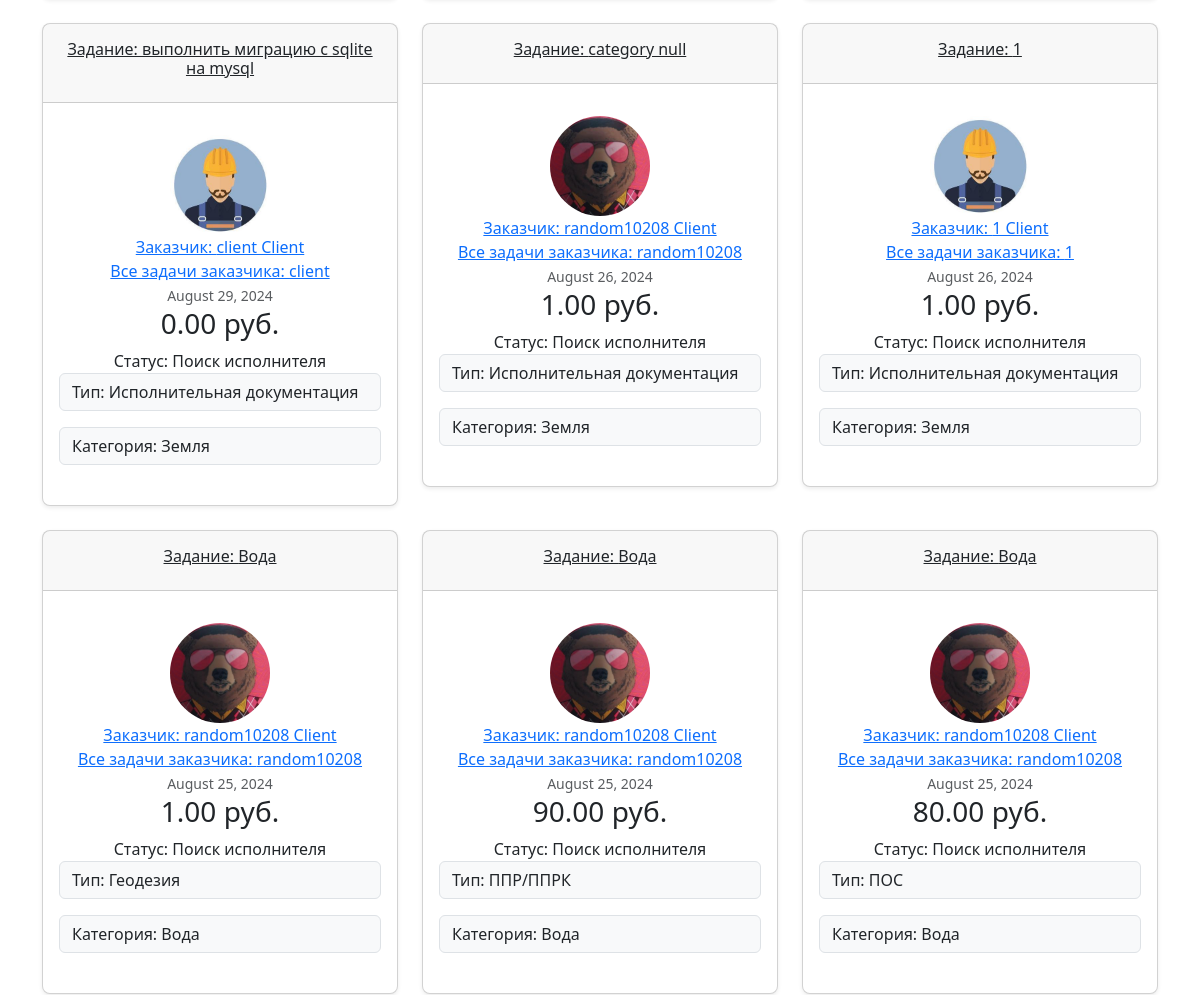
The app's page /task (middle part), older data.
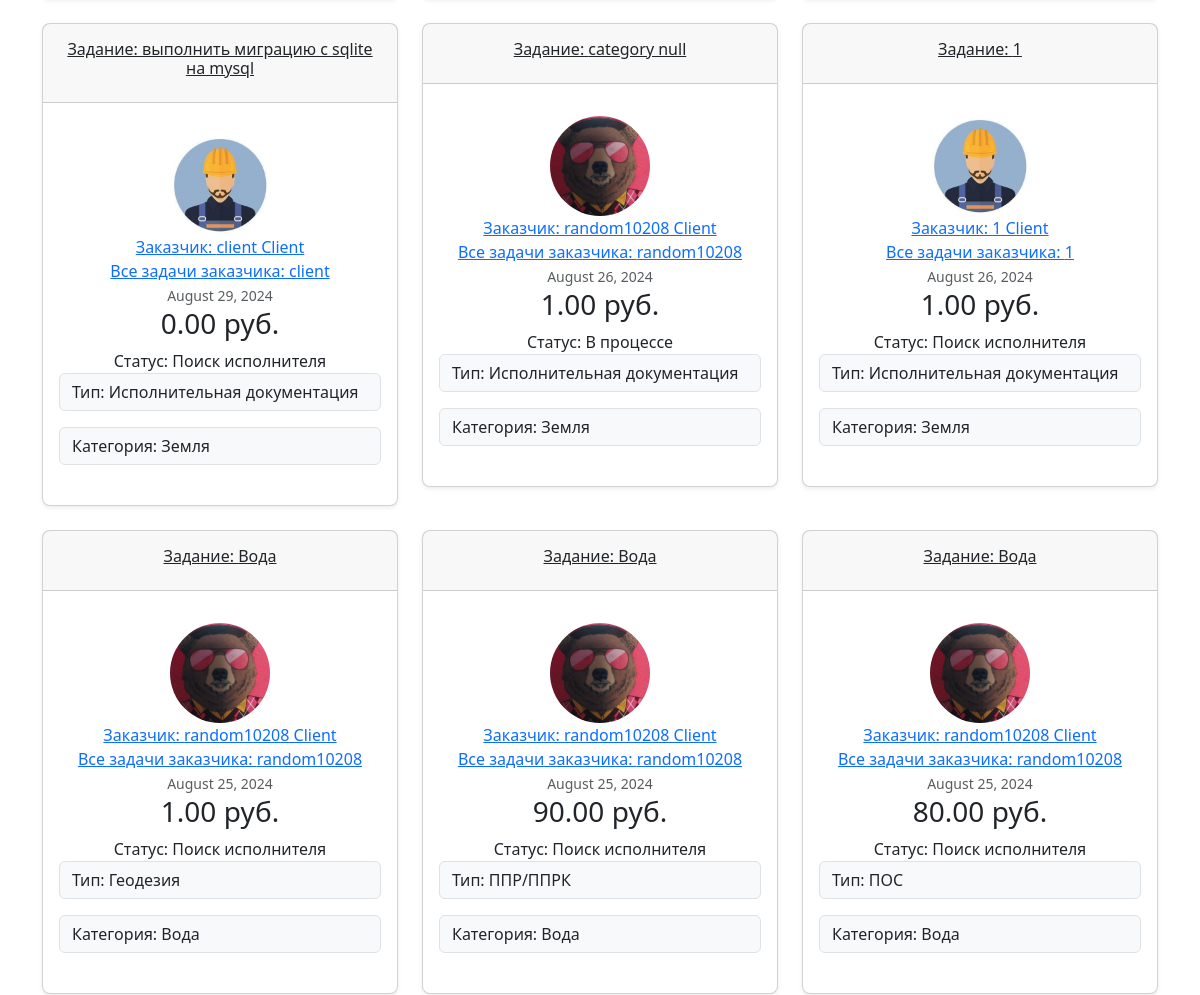
The same page, newer data.
### searchwork/models.py (models this page shows, shortened)
class Task(models.Model):
    title = models.CharField(max_length=100)
    content = models.TextField()
    date_posted = models.DateTimeField(default=timezone.now)
    author = models.ForeignKey(User, on_delete=models.CASCADE, related_name="client_user")
    worker = models.ForeignKey(User, on_delete=models.SET_NULL, null=True, related_name="worker_user")
    status = models.CharField(max_length=200, choices=STATUS_CHOICES, default='Поиск исполнителя')
    budget = models.DecimalField(max_digits=18, decimal_places=2, default=0.00)
    type = models.CharField(max_length=200, choices=TYPE_CHOICES, null=False, default='Исполнительная документация')
    category = models.CharField(max_length=200, choices=CATEGORY_CHOICES, null=False, default='Земля')

### users/models.py (models this page shows, shortened)
class Profile(models.Model):
    user = models.OneToOneField(User, on_delete=models.CASCADE)
    image = models.ImageField(default='default.jpg', upload_to='profile_pics')

class Client(models.Model):
    user = models.OneToOneField(User, on_delete=models.CASCADE)
    rating = models.IntegerField(null=True)
    about = models.TextField(null=True)
    def __str__(self):
        return f'{self.user.username} Client'

### searchwork/views.py (the view)
# urls.py: path('task', TaskListView.as_view(), name='tasks-home'),
class TaskListView(ListView):
    model = Task
    template_name = 'searchwork/home.html'
    context_object_name = 'tasks'
    ordering = ['-date_posted']
    paginate_by = 10

### searchwork/templates/searchwork/home.html (shortened to what this page needs)
{% extends "searchwork/base_worker.html" %}
{% block content %}
        {% if tasks %}
<br/>
            <div class="row row-cols-1 row-cols-md-3 mb-3 text-center">
                {% for task in tasks %}
                    {% if task.author != user %}
                      <div class="col">
                        <div class="card mb-4 rounded-3 shadow-sm">
                          <div class="card-header py-3">
                              <a class="card-title pricing-card-title" href="{% url 'task-detail' task.id %}"><h6>Задание: {{ task.title }}</h6></a>
                          </div>
                          <div class="card-body">
                            <ul class="list-unstyled mt-3 mb-4">
                              <li>
                                  <img class="rounded-circle article-img" src="{{ task.author.profile.image.url }}" width="100" height="100" alt="аватар заказчика">
                              </li>
                                <li><a class="mr-2" href="{% url 'client-profile' task.author.client.id %}">Заказчик: {{ task.author.client }}</a></li>
                                <li><a class="mr-2" href="{% url 'user-tasks' task.author.username %}">Все задачи заказчика: {{ task.author }}</a></li>
                              <li><small class="text-muted">{{ task.date_posted|date:"F d, Y" }}</small></li>
                                <li><h3>{{ task.budget }} руб.</h3></li>
                              <li>Статус: {{ task.status }}</li>
                                <p class="input-group-text">Тип: {{ task.type }}</p>
                                <p class="input-group-text">Категория: {{ task.category }}</p>
                            </ul>
                          </div>
                        </div>
                      </div>
                    {% endif %}
                {% endfor %}
            </div>
        {% else %}
            <h1>В системе пока не зарегистрировано ни одного задания.</h1>
            <a class="btn btn-outline-info" href="{% url 'client' %}">Стать заказчиком</a>
        {% endif %}
{% endblock content %}

Row changes from the older to the newer data that the page shows:
changed Task "category null": status "Поиск исполнителя" → "В процессе"
